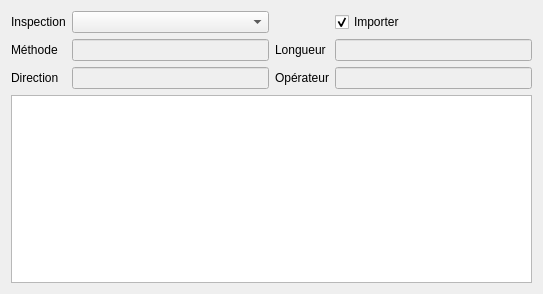
<?xml version="1.0" encoding="UTF-8"?>
<ui version="4.0">
 <class>InspectionWidget</class>
 <widget class="QWidget" name="InspectionWidget">
  <property name="geometry">
   <rect>
    <x>0</x>
    <y>0</y>
    <width>543</width>
    <height>294</height>
   </rect>
  </property>
  <property name="windowTitle">
   <string>Form</string>
  </property>
  <layout class="QGridLayout" name="gridLayout">
   <item row="2" column="1">
    <widget class="QLineEdit" name="inspectionDirEdit">
     <property name="enabled">
      <bool>false</bool>
     </property>
    </widget>
   </item>
   <item row="0" column="1">
    <widget class="QComboBox" name="inspectionCombo"/>
   </item>
   <item row="0" column="0">
    <widget class="QLabel" name="label_9">
     <property name="text">
      <string>Inspection</string>
     </property>
    </widget>
   </item>
   <item row="2" column="2">
    <widget class="QLabel" name="label_4">
     <property name="text">
      <string>Opérateur</string>
     </property>
    </widget>
   </item>
   <item row="1" column="0">
    <widget class="QLabel" name="label">
     <property name="text">
      <string>Méthode</string>
     </property>
    </widget>
   </item>
   <item row="1" column="1">
    <widget class="QLineEdit" name="inspMethodEdit">
     <property name="enabled">
      <bool>false</bool>
     </property>
    </widget>
   </item>
   <item row="1" column="2">
    <widget class="QLabel" name="label_3">
     <property name="text">
      <string>Longueur</string>
     </property>
    </widget>
   </item>
   <item row="1" column="3">
    <widget class="QLineEdit" name="inspectedLengthEdit">
     <property name="enabled">
      <bool>false</bool>
     </property>
    </widget>
   </item>
   <item row="2" column="0">
    <widget class="QLabel" name="label_2">
     <property name="text">
      <string>Direction</string>
     </property>
    </widget>
   </item>
   <item row="2" column="3">
    <widget class="QLineEdit" name="operatorEdit">
     <property name="enabled">
      <bool>false</bool>
     </property>
    </widget>
   </item>
   <item row="3" column="0" colspan="4">
    <widget class="ObservationTable" name="observationTable"/>
   </item>
   <item row="0" column="3">
    <widget class="QCheckBox" name="importCheckBox">
     <property name="text">
      <string>Importer</string>
     </property>
     <property name="checked">
      <bool>true</bool>
     </property>
    </widget>
   </item>
  </layout>
 </widget>
 <customwidgets>
  <customwidget>
   <class>ObservationTable</class>
   <extends>QTableWidget</extends>
   <header location="global">wincan2qgep.gui.observationtable</header>
  </customwidget>
 </customwidgets>
 <resources/>
 <connections/>
</ui>
